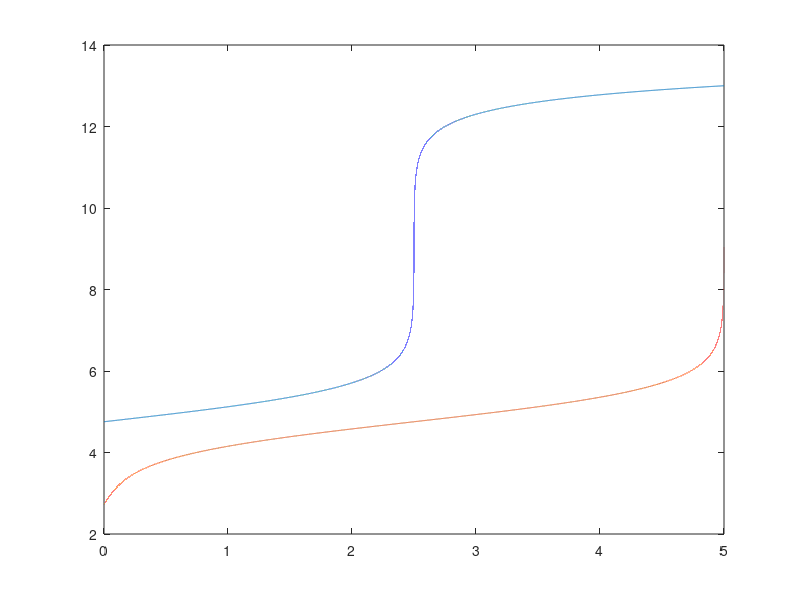

This figure's MATLAB source: (Note: this script raises an error after producing the figure.)
%0.2M acetic acid titrated with 0.01M sodium hydroxide
%0.1M acetic acid and 0.1M sodium acetate titrated with 0.01M sodium hydroxide
c=0.2;
Ka=1.76e-5;
Kw=1e-14;
nLowerLimit=0;
nUpperLimit=5;
pH=linspace (1,14,1e5);
H = 10.^-pH;

eqn = @(H) (Ka./(H +Ka)*c+1e-14./H- H-c/2)*25;   
HA_positive = fzero(eqn, [1e-14,1]); % 初始猜测区间
pHA = -log(HA_positive)./log(10);

eqn = @(H) (Ka./(H + Ka)*c + 1e-14./H -H)*25;   
HB_positive = fzero(eqn, [1e-14,1]); % 初始猜测区间
pHB = -log(HB_positive)./log(10);

HAe=10.^-(pHA+1);
nAe=(Ka./(HAe +Ka)*c+1e-14./HAe- HAe-c/2)*25;
HBe=10.^-(pHB+1);
nBe=(Ka./(HBe + Ka)*c + 1e-14./HBe -HBe)*25;
display(nAe);
display(nBe);

nA= (Ka./(H +Ka)*c+1e-14./H- H-c/2)*25;
FilA = find((nA>nLowerLimit)&(nA<nUpperLimit));

nB=(Ka./(H + Ka)*c + 1e-14./H -H)*25;
FilB = find((nB>nLowerLimit)&(nB<nUpperLimit));

figure;pA=plot(nA(FilA),pH(FilA));
hold on;
pB=plot(nB(FilB),pH(FilB));
hold on;

yline(pHA+1,"k--");yline(pHB+1,"k--");
hold on;
%title('比较体系A与体系B的“缓冲容量”');
plot(nAe,pHA+1,"ko",'MarkerSize', 5, 'MarkerFaceColor', 'y');hold on;
text(nAe,pHA+1,...
        sprintf('(%.4f, %.2f)', nAe, pHA+1))
plot(nBe,pHB+1,"ko", 'MarkerSize', 5, 'MarkerFaceColor', 'y');hold on;
text(nBe,pHB+1,...
        sprintf('(%.4f, %.2f)', nBe, pHB+1))
text(0.2,13,sprintf('c=%.2f \nKa=%.2e',c,Ka));
hold off;
xlabel('n/mmol');
ylabel('pH');
legend([pA, pB], {'缓冲体系', '酸体系'},"Location","best","Box","off");





